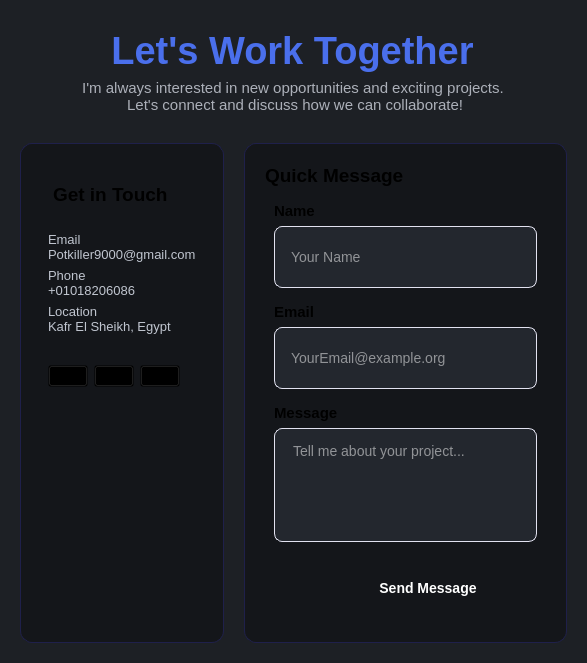
                      <widget class="QWidget" name="fnalPageFrame" native="true">
                       <property name="styleSheet">
                        <string notr="true">background-color: rgb(29, 32, 37);</string>
                       </property>
                       <layout class="QGridLayout" name="gridLayout_18">
                        <property name="leftMargin">
                         <number>20</number>
                        </property>
                        <property name="topMargin">
                         <number>20</number>
                        </property>
                        <property name="rightMargin">
                         <number>20</number>
                        </property>
                        <property name="bottomMargin">
                         <number>20</number>
                        </property>
                        <property name="spacing">
                         <number>20</number>
                        </property>
                        <item row="1" column="1">
                         <widget class="QFrame" name="frame_6">
                          <property name="maximumSize">
                           <size>
                            <width>397</width>
                            <height>500</height>
                           </size>
                          </property>
                          <property name="styleSheet">
                           <string notr="true">QFrame#frame_6{
background-color: rgb(20, 22, 26);
 border: 1px solid #1f204b;
    border-radius: 12px;
}</string>
                          </property>
                          <property name="frameShape">
                           <enum>QFrame::Shape::StyledPanel</enum>
                          </property>
                          <property name="frameShadow">
                           <enum>QFrame::Shadow::Raised</enum>
                          </property>
                          <layout class="QGridLayout" name="gridLayout_19">
                           <property name="leftMargin">
                            <number>20</number>
                           </property>
                           <property name="topMargin">
                            <number>20</number>
                           </property>
                           <property name="rightMargin">
                            <number>20</number>
                           </property>
                           <property name="bottomMargin">
                            <number>20</number>
                           </property>
                           <item row="0" column="0">
                            <widget class="QLabel" name="label_51">
                             <property name="font">
                              <font>
                               <pointsize>12</pointsize>
                              </font>
                             </property>
                             <property name="styleSheet">
                              <string notr="true">background-color: transparent;
</string>
                             </property>
                             <property name="text">
                              <string>&lt;html&gt;&lt;head/&gt;&lt;body&gt;&lt;h3 style=" margin-top:14px; margin-bottom:12px; margin-left:0px; margin-right:0px; -qt-block-indent:0; text-indent:0px;"&gt;&lt;span style=" font-size:large; font-weight:700;"&gt;Quick Message&lt;/span&gt;&lt;/h3&gt;&lt;/body&gt;&lt;/html&gt;</string>
                             </property>
                            </widget>
                           </item>
                           <item row="1" column="0">
                            <widget class="QWidget" name="widget_33" native="true">
                             <property name="styleSheet">
                              <string notr="true">background-color: transparent;
</string>
                             </property>
                             <layout class="QVBoxLayout" name="verticalLayout_31">
                              <item>
                               <widget class="QLabel" name="label_52">
                                <property name="font">
                                 <font>
                                  <pointsize>11</pointsize>
                                  <bold>true</bold>
                                 </font>
                                </property>
                                <property name="text">
                                 <string>Name</string>
                                </property>
                               </widget>
                              </item>
                              <item>
                               <widget class="QLineEdit" name="Quickname">
                                <property name="minimumSize">
                                 <size>
                                  <width>40</width>
                                  <height>62</height>
                                 </size>
                                </property>
                                <property name="styleSheet">
                                 <string notr="true">QLineEdit {
	
	background-color: rgb(35, 39, 46);
    color: white;
    border: 1px solid rgb(226, 226, 240);              /* Thin dark border */
    border-radius: 8px;
    padding: 10px 14px;
    font-size: 14px;
    min-height: 40px;
}

QLineEdit:hover {
    border-color: #4A6FEC;               /* Blue on hover */
    box-shadow: 0 0 8px rgba(74, 111, 236, 0.2);
}

QLineEdit:focus {
    border-color: #4A6FEC;
    outline: none;
    box-shadow: 0 0 12px rgba(74, 111, 236, 0.3);
}</string>
                                </property>
                                <property name="text">
                                 <string />
                                </property>
                                <property name="placeholderText">
                                 <string>Your Name</string>
                                </property>
                                <property name="clearButtonEnabled">
                                 <bool>true</bool>
                                </property>
                               </widget>
                              </item>
                             </layout>
                            </widget>
                           </item>
                           <item row="2" column="0">
                            <widget class="QWidget" name="widget_34" native="true">
                             <property name="styleSheet">
                              <string notr="true">background-color: transparent;
</string>
                             </property>
                             <layout class="QVBoxLayout" name="verticalLayout_32">
                              <property name="topMargin">
                               <number>0</number>
                              </property>
                              <property name="bottomMargin">
                               <number>0</number>
                              </property>
                              <item>
                               <widget class="QLabel" name="label_53">
                                <property name="font">
                                 <font>
                                  <pointsize>11</pointsize>
                                  <bold>true</bold>
                                 </font>
                                </property>
                                <property name="text">
                                 <string>Email</string>
                                </property>
                               </widget>
                              </item>
                              <item>
                               <widget class="QLineEdit" name="Quickemail">
                                <property name="minimumSize">
                                 <size>
                                  <width>0</width>
                                  <height>62</height>
                                 </size>
                                </property>
                                <property name="styleSheet">
                                 <string notr="true">QLineEdit {
	
	background-color: rgb(35, 39, 46);
    color: white;
    border: 1px solid rgb(226, 226, 240);              /* Thin dark border */
    border-radius: 8px;
    padding: 10px 14px;
    font-size: 14px;
    min-height: 40px;
}

QLineEdit:hover {
    border-color: #4A6FEC;               /* Blue on hover */
    box-shadow: 0 0 8px rgba(74, 111, 236, 0.2);
}

QLineEdit:focus {
    border-color: #4A6FEC;
    outline: none;
    box-shadow: 0 0 12px rgba(74, 111, 236, 0.3);
}</string>
                                </property>
                                <property name="placeholderText">
                                 <string>YourEmail@example.org</string>
                                </property>
                               </widget>
                              </item>
                             </layout>
                            </widget>
                           </item>
                           <item row="3" column="0">
                            <widget class="QWidget" name="widget_35" native="true">
                             <property name="styleSheet">
                              <string notr="true">background-color: transparent;
</string>
                             </property>
                             <layout class="QVBoxLayout" name="verticalLayout_33">
                              <item>
                               <widget class="QLabel" name="label_54">
                                <property name="font">
                                 <font>
                                  <pointsize>11</pointsize>
                                  <bold>true</bold>
                                 </font>
                                </property>
                                <property name="text">
                                 <string>Message</string>
                                </property>
                               </widget>
                              </item>
                              <item>
                               <widget class="QPlainTextEdit" name="Quickmasseg">
                                <property name="styleSheet">
                                 <string notr="true">QPlainTextEdit {
	
	background-color: rgb(35, 39, 46);
    color: white;
    border: 1px solid rgb(226, 226, 240);              /* Thin dark border */
    border-radius: 8px;
    padding: 10px 14px;
    font-size: 14px;
    min-height: 40px;
}

QPlainTextEdit:hover {
    border-color: #4A6FEC;               /* Blue on hover */
    box-shadow: 0 0 8px rgba(74, 111, 236, 0.2);
}

QPlainTextEdit:focus {
    border-color: #4A6FEC;
    outline: none;
    box-shadow: 0 0 12px rgba(74, 111, 236, 0.3);
}</string>
                                </property>
                                <property name="placeholderText">
                                 <string>Tell me about your project...</string>
                                </property>
                               </widget>
                              </item>
                              <item>
                               <widget class="QPushButton" name="sendBtn">
                                <property name="styleSheet">
                                 <string notr="true">QPushButton {
    background: qlineargradient(x1:0, y1:0, x2:0, y2:1, 
                                stop:0 #5b69ff, stop:1 #8a2be2);
    color: white;
    border: none;
    border-radius: 10px;
    padding: 12px 24px;
    font-size: 14px;
    font-weight: 500;
    text-align: left;
    margin: 5px;
    margin-left: 50px;
    margin-top: 20px;

    min-width: 160px;
    max-width: 200px;
text-align: center;
}

QPushButton:hover {
    background: qlineargradient(x1:0, y1:0, x2:0, y2:1, 
                                stop:0 #6d7dfc, stop:1 #a333f5);
    color: white;
}

QPushButton:pressed {
    background: qlineargradient(x1:0, y1:0, x2:0, y2:1, 
                                stop:0 #4a58d8, stop:1 #701dd0);
    color: white;
}
</string>
                                </property>
                                <property name="text">
                                 <string>Send Message</string>
                                </property>
                                <property name="icon">
                                 <iconset resource="../Qss/icons/_icons.qrc">
                                  <normaloff>:/feather/icons/feather/send.png</normaloff>:/feather/icons/feather/send.png</iconset>
                                </property>
                               </widget>
                              </item>
                             </layout>
                            </widget>
                           </item>
                          </layout>
                         </widget>
                        </item>
                        <item row="0" column="0" colspan="2" alignment="Qt::AlignmentFlag::AlignHCenter|Qt::AlignmentFlag::AlignTop">
                         <widget class="QWidget" name="widget_36" native="true">
                          <layout class="QVBoxLayout" name="verticalLayout_34">
                           <item alignment="Qt::AlignmentFlag::AlignHCenter">
                            <widget class="QLabel" name="label_55">
                             <property name="font">
                              <font>
                               <pointsize>19</pointsize>
                              </font>
                             </property>
                             <property name="styleSheet">
                              <string notr="true">color: #4A6FEC;</string>
                             </property>
                             <property name="text">
                              <string>&lt;html&gt;&lt;head/&gt;&lt;body&gt;&lt;h2 style=" margin-top:16px; margin-bottom:12px; margin-left:0px; margin-right:0px; -qt-block-indent:0; text-indent:0px;"&gt;&lt;span style=" font-size:x-large; font-weight:700;"&gt;Let's Work Together&lt;/span&gt;&lt;/h2&gt;&lt;/body&gt;&lt;/html&gt;</string>
                             </property>
                             <property name="alignment">
                              <set>Qt::AlignmentFlag::AlignCenter</set>
                             </property>
                            </widget>
                           </item>
                           <item alignment="Qt::AlignmentFlag::AlignHCenter">
                            <widget class="QLabel" name="label_56">
                             <property name="font">
                              <font>
                               <pointsize>11</pointsize>
                              </font>
                             </property>
                             <property name="styleSheet">
                              <string notr="true">color: rgb(172, 176, 185);</string>
                             </property>
                             <property name="text">
                              <string>I'm always interested in new opportunities and exciting projects.
 Let's connect and discuss how we can collaborate!</string>
                             </property>
                             <property name="alignment">
                              <set>Qt::AlignmentFlag::AlignCenter</set>
                             </property>
                            </widget>
                           </item>
                          </layout>
                         </widget>
                        </item>
                        <item row="1" column="0">
                         <widget class="QFrame" name="frame_7">
                          <property name="minimumSize">
                           <size>
                            <width>0</width>
                            <height>500</height>
                           </size>
                          </property>
                          <property name="maximumSize">
                           <size>
                            <width>399</width>
                            <height>500</height>
                           </size>
                          </property>
                          <property name="styleSheet">
                           <string notr="true">QFrame#frame_7{
background-color: rgb(20, 22, 26);
 border: 1px solid #1f204b;
    border-radius: 12px;
}</string>
                          </property>
                          <property name="frameShape">
                           <enum>QFrame::Shape::StyledPanel</enum>
                          </property>
                          <property name="frameShadow">
                           <enum>QFrame::Shadow::Raised</enum>
                          </property>
                          <layout class="QVBoxLayout" name="verticalLayout_35">
                           <item>
                            <widget class="QWidget" name="widget_37" native="true">
                             <property name="styleSheet">
                              <string notr="true">background-color: transparent;
</string>
                             </property>
                             <layout class="QVBoxLayout" name="verticalLayout_36">
                              <item>
                               <widget class="QLabel" name="label_57">
                                <property name="font">
                                 <font>
                                  <pointsize>12</pointsize>
                                 </font>
                                </property>
                                <property name="styleSheet">
                                 <string notr="true">background-color: transparent;
    margin-left: 10px;
    margin-top: 10px;
</string>
                                </property>
                                <property name="text">
                                 <string>&lt;html&gt;&lt;head/&gt;&lt;body&gt;&lt;h3 style=" margin-top:14px; margin-bottom:12px; margin-left:0px; margin-right:0px; -qt-block-indent:0; text-indent:0px;"&gt;&lt;span style=" font-size:large; font-weight:700;"&gt;Get in Touch&lt;/span&gt;&lt;/h3&gt;&lt;/body&gt;&lt;/html&gt;</string>
                                </property>
                               </widget>
                              </item>
                              <item>
                               <widget class="QWidget" name="widget_38" native="true">
                                <property name="styleSheet">
                                 <string notr="true">background-color: transparent;
</string>
                                </property>
                                <layout class="QVBoxLayout" name="verticalLayout_37">
                                 <item>
                                  <widget class="QPushButton" name="Email">
                                   <property name="font">
                                    <font>
                                     <pointsize>10</pointsize>
                                     <italic>false</italic>
                                     <bold>false</bold>
                                     <underline>false</underline>
                                     <strikeout>false</strikeout>
                                    </font>
                                   </property>
                                   <property name="styleSheet">
                                    <string notr="true">QPushButton {
    border: none;
    background: transparent;
    padding: 0;
    margin: 0;
	color: rgb(192, 197, 207);

    font: normal;
    text-align: left;
    text-decoration: none;
}

QPushButton:hover {
    background: transparent;
    color: #4A6FEC;
}
QPushButton:pressed {
    background: transparent;
	color: #4A6FEC;
    border: none;
    padding: 0;
}
QPushButton:focus {
    outline: none;
}</string>
                                   </property>
                                   <property name="text">
                                    <string>Email
Potkiller9000@gmail.com</string>
                                   </property>
                                   <property name="icon">
                                    <iconset resource="../Qss/icons/_icons.qrc">
                                     <normaloff>:/material_design/icons/material_design/email.png</normaloff>:/material_design/icons/material_design/email.png</iconset>
                                   </property>
                                   <property name="iconSize">
                                    <size>
                                     <width>20</width>
                                     <height>20</height>
                                    </size>
                                   </property>
                                  </widget>
                                 </item>
                                 <item>
                                  <widget class="QPushButton" name="Phone">
                                   <property name="font">
                                    <font>
                                     <pointsize>10</pointsize>
                                     <italic>false</italic>
                                     <bold>false</bold>
                                     <underline>false</underline>
                                     <strikeout>false</strikeout>
                                    </font>
                                   </property>
                                   <property name="styleSheet">
                                    <string notr="true">QPushButton {
    border: none;
    background: transparent;
    padding: 0;
    margin: 0;

    	color: rgb(192, 197, 207);

    font: normal;
    text-align: left;
    text-decoration: none;
}

QPushButton:hover {
    background: transparent;
    color: #4A6FEC;
}
QPushButton:pressed {
    background: transparent;
	color: #4A6FEC;
    border: none;
    padding: 0;
}
QPushButton:focus {
    outline: none;
}</string>
                                   </property>
                                   <property name="text">
                                    <string>Phone
+01018206086</string>
                                   </property>
                                   <property name="icon">
                                    <iconset resource="../Qss/icons/_icons.qrc">
                                     <normaloff>:/font_awesome_solid/icons/font_awesome/solid/phone.png</normaloff>:/font_awesome_solid/icons/font_awesome/solid/phone.png</iconset>
                                   </property>
                                   <property name="iconSize">
                                    <size>
                                     <width>20</width>
                                     <height>20</height>
                                    </size>
                                   </property>
                                  </widget>
                                 </item>
                                 <item>
                                  <widget class="QPushButton" name="location">
                                   <property name="font">
                                    <font>
                                     <pointsize>10</pointsize>
                                     <italic>false</italic>
                                     <bold>false</bold>
                                     <underline>false</underline>
                                     <strikeout>false</strikeout>
                                    </font>
                                   </property>
                                   <property name="styleSheet">
                                    <string notr="true">QPushButton {
    border: none;
    background: transparent;
    padding: 0;
    margin: 0;
color: rgb(192, 197, 207);
    font: normal;
    text-align: left;
    text-decoration: none;
}

QPushButton:hover {
    background: transparent;
    color: #4A6FEC;
}
QPushButton:pressed {
    background: transparent;
	color: #4A6FEC;
    border: none;
    padding: 0;
}
QPushButton:focus {
    outline: none;
}</string>
                                   </property>
                                   <property name="text">
                                    <string>Location
Kafr El Sheikh, Egypt</string>
                                   </property>
                                   <property name="icon">
                                    <iconset resource="../Qss/icons/_icons.qrc">
                                     <normaloff>:/font_awesome_solid/icons/font_awesome/solid/location-dot.png</normaloff>:/font_awesome_solid/icons/font_awesome/solid/location-dot.png</iconset>
                                   </property>
                                   <property name="iconSize">
                                    <size>
                                     <width>20</width>
                                     <height>20</height>
                                    </size>
                                   </property>
                                  </widget>
                                 </item>
                                </layout>
                               </widget>
                              </item>
                              <item alignment="Qt::AlignmentFlag::AlignLeft">
                               <widget class="QWidget" name="widget_39" native="true">
                                <property name="styleSheet">
                                 <string notr="true">background-color: transparent;
</string>
                                </property>
                                <layout class="QHBoxLayout" name="horizontalLayout_20">
                                 <item>
                                  <widget class="QPushButton" name="gitHup">
                                   <property name="styleSheet">
                                    <string notr="true">QPushButton:hover {
    background: qlineargradient(x1:0, y1:0, x2:0, y2:1, 
                                stop:0 #6d7dfc, stop:1 #a333f5);
border:none;
border-radius:9px
}</string>
                                   </property>
                                   <property name="text">
                                    <string />
                                   </property>
                                   <property name="icon">
                                    <iconset resource="../Qss/icons/_icons.qrc">
                                     <normaloff>:/font_awesome_brands/icons/font_awesome/brands/github.png</normaloff>:/font_awesome_brands/icons/font_awesome/brands/github.png</iconset>
                                   </property>
                                   <property name="iconSize">
                                    <size>
                                     <width>26</width>
                                     <height>26</height>
                                    </size>
                                   </property>
                                  </widget>
                                 </item>
                                 <item>
                                  <widget class="QPushButton" name="Lin">
                                   <property name="styleSheet">
                                    <string notr="true">QPushButton:hover {
    background: qlineargradient(x1:0, y1:0, x2:0, y2:1, 
                                stop:0 #6d7dfc, stop:1 #a333f5);
border:none;
border-radius:9px
}</string>
                                   </property>
                                   <property name="text">
                                    <string />
                                   </property>
                                   <property name="icon">
                                    <iconset resource="../Qss/icons/_icons.qrc">
                                     <normaloff>:/font_awesome_brands/icons/font_awesome/brands/linkedin.png</normaloff>:/font_awesome_brands/icons/font_awesome/brands/linkedin.png</iconset>
                                   </property>
                                   <property name="iconSize">
                                    <size>
                                     <width>26</width>
                                     <height>26</height>
                                    </size>
                                   </property>
                                  </widget>
                                 </item>
                                 <item>
                                  <widget class="QPushButton" name="Twiter">
                                   <property name="styleSheet">
                                    <string notr="true">QPushButton:hover {
    background: qlineargradient(x1:0, y1:0, x2:0, y2:1, 
                                stop:0 #6d7dfc, stop:1 #a333f5);
border:none;
border-radius:9px
}</string>
                                   </property>
                                   <property name="text">
                                    <string />
                                   </property>
                                   <property name="icon">
                                    <iconset resource="../Qss/icons/_icons.qrc">
                                     <normaloff>:/font_awesome_brands/icons/font_awesome/brands/x-twitter.png</normaloff>:/font_awesome_brands/icons/font_awesome/brands/x-twitter.png</iconset>
                                   </property>
                                   <property name="iconSize">
                                    <size>
                                     <width>26</width>
                                     <height>26</height>
                                    </size>
                                   </property>
                                  </widget>
                                 </item>
                                </layout>
                               </widget>
                              </item>
                             </layout>
                            </widget>
                           </item>
                           <item>
                            <spacer name="verticalSpacer_6">
                             <property name="orientation">
                              <enum>Qt::Orientation::Vertical</enum>
                             </property>
                             <property name="sizeType">
                              <enum>QSizePolicy::Policy::Fixed</enum>
                             </property>
                             <property name="sizeHint" stdset="0">
                              <size>
                               <width>5</width>
                               <height>220</height>
                              </size>
                             </property>
                            </spacer>
                           </item>
                          </layout>
                         </widget>
                        </item>
                       </layout>
                      </widget>
